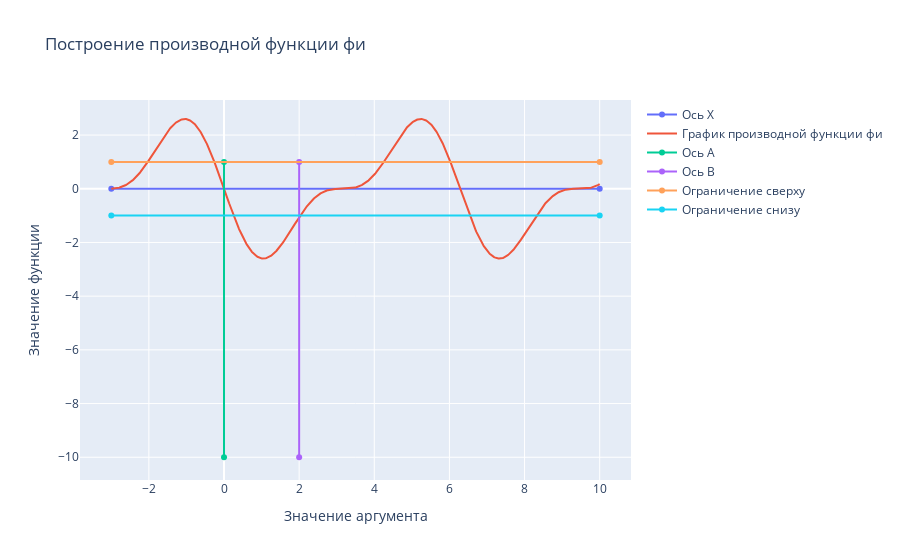

Notebook code for this chart:
### Code cell
fig = go.Figure()
fig.add_trace(go.Scatter(x=[begin, end], 
                         y=[0, 0], 
                         name="Ось Х"))

fig.add_trace(go.Scatter(x=x,
                         y=y_phi1,
                         name="График производной функции фи"))

fig.add_trace(go.Scatter(x=[a, a], 
                         y=[-10, 1], 
                         name="Ось A"))

fig.add_trace(go.Scatter(x=[b, b], 
                         y=[-10, 1], 
                         name="Ось B"))

fig.add_trace(go.Scatter(x=[begin, end], 
                         y=[1, 1], 
                         name="Ограничение сверху"))

fig.add_trace(go.Scatter(x=[begin, end], 
                         y=[-1, -1], 
                         name="Ограничение снизу"))


fig.update_layout(title="Построение производной функции фи",
                  xaxis_title="Значение аргумента",
                  yaxis_title="Значение функции")

fig.show()

### Figure 1 — Plotly figure (JSON) as saved in the notebook; plotly's stock layout.template omitted (floating-point values rounded to 4 significant figures; data arrays with more than 128 entries replaced by an {"elided": "..."} marker saying what was removed)
{"data": [{"name": "Ось Х", "type": "scatter", "x": [-3, 10], "y": [0, 0]}, {"name": "График производной функции фи", "type": "scatter", "x": {"elided": "1000 float values"}, "y": {"elided": "1000 float values"}}, {"name": "Ось A", "type": "scatter", "x": [0, 0], "y": [-10, 1]}, {"name": "Ось B", "type": "scatter", "x": [2, 2], "y": [-10, 1]}, {"name": "Ограничение сверху", "type": "scatter", "x": [-3, 10], "y": [1, 1]}, {"name": "Ограничение снизу", "type": "scatter", "x": [-3, 10], "y": [-1, -1]}], "layout": {"title": {"text": "Построение производной функции фи"}, "xaxis": {"title": {"text": "Значение аргумента"}}, "yaxis": {"title": {"text": "Значение функции"}}}}
